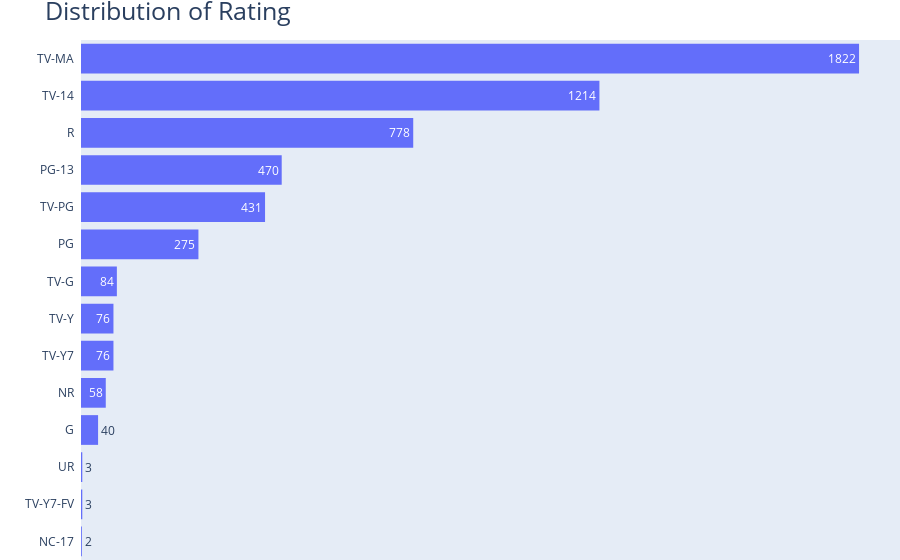

Notebook cell for this chart:
### Markdown cell above
#### 3.0. Simple bar plot

### Code cell
fig_bar = px.bar(df_rating, y='rating', x='count', 
                 title='Distribution of Rating',
                 # color_discrete_sequence=['#b20710'], 
                 text='count'
                )
fig_bar.update_xaxes(visible=False)
fig_bar.update_yaxes(showgrid=False, 
                     categoryorder='total ascending', 
                     ticksuffix='  ', 
                     showline=False)
fig_bar.update_traces(hovertemplate=None, marker=dict(line=dict(width=0)))
fig_bar.update_layout(margin=dict(t=40, b=0, l=0, r=0),
                      hovermode="y unified", 
                      xaxis_title=' ', yaxis_title=" ",
                      title_font=dict(size=25),
                      legend=dict(orientation="h", yanchor="bottom", y=1, xanchor="center", x=0.5),
                     )

### Figure 1 — Plotly figure (JSON) as saved in the notebook; plotly's stock layout.template omitted (floating-point values rounded to 4 significant figures)
{"data": [{"alignmentgroup": "True", "legendgroup": "", "marker": {"color": "#636efa", "line": {"width": 0}, "pattern": {"shape": ""}}, "name": "", "offsetgroup": "", "orientation": "h", "showlegend": false, "text": [1822, 1214, 778, 470, 431, 275, 84, 76, 76, 58, 40, 3, 3, 2], "textposition": "auto", "type": "bar", "x": [1822, 1214, 778, 470, 431, 275, 84, 76, 76, 58, 40, 3, 3, 2], "xaxis": "x", "y": ["TV-MA", "TV-14", "R", "PG-13", "TV-PG", "PG", "TV-G", "TV-Y7", "TV-Y", "NR", "G", "TV-Y7-FV", "UR", "NC-17"], "yaxis": "y"}], "layout": {"autosize": true, "barmode": "relative", "hovermode": "y unified", "legend": {"orientation": "h", "tracegroupgap": 0, "x": 0.5, "xanchor": "center", "y": 1, "yanchor": "bottom"}, "margin": {"b": 0, "l": 0, "r": 0, "t": 40}, "title": {"font": {"size": 25}, "text": "Distribution of Rating"}, "xaxis": {"anchor": "y", "autorange": true, "domain": [0, 1], "range": [0, 1918.0], "title": {"text": " "}, "type": "linear", "visible": false}, "yaxis": {"anchor": "x", "autorange": true, "categoryorder": "total ascending", "domain": [0, 1], "range": [-0.5, 13.5], "showgrid": false, "showline": false, "ticksuffix": "  ", "title": {"text": " "}, "type": "category"}}}
